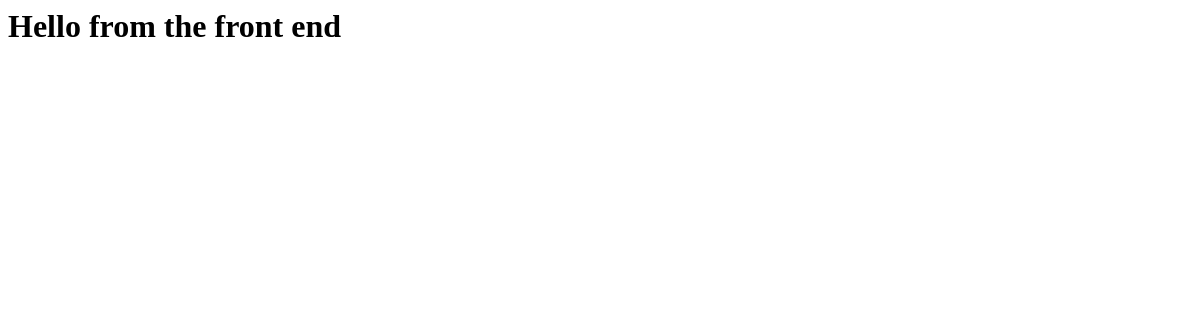
Before: / with the older database file.
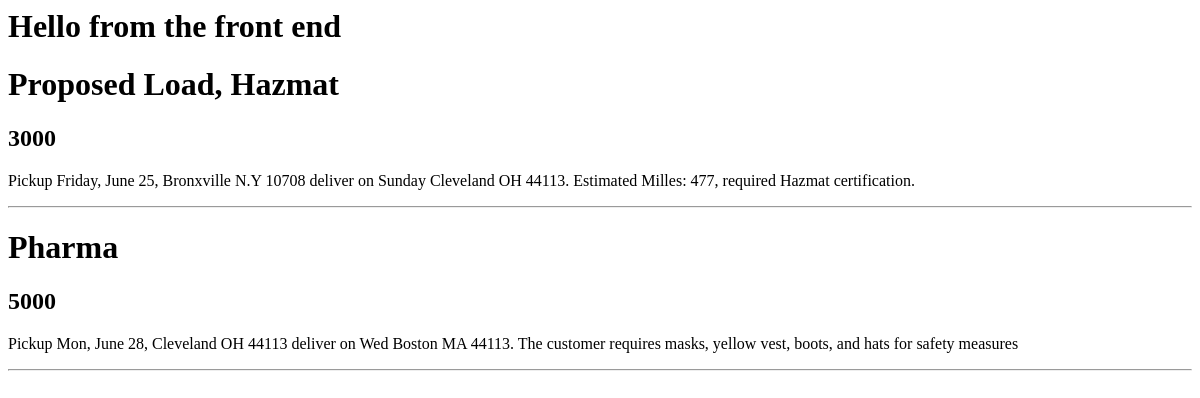
After: the same page with the newer database file.
### blog/models.py (models this page shows)
class Load(models.Model):
    price = models.IntegerField()
    title = models.CharField(max_length=50)
    desc = models.TextField()
    image = models.ImageField()
    created_at = models.DateTimeField(auto_now_add=True)
    update_at = models.DateTimeField(auto_now = True)
    def __str__(self):
        return self.title

### blog/views.py (the view)
# urls.py: path('', views.home, name='home'),
def home(request):
    list_loads = Load.objects.all()
    context={"list_loads": list_loads}
    return render(request, "index.html", context)

### blog/templates/index.html
<h1>Hello from the front end</h1>
{% for load in list_loads %}
<h1>{{load.title}}</h1>
<h2>{{load.price}}</h2>
<p>{{load.desc}}</p>
<hr>
{% endfor %}

Changed rows visible on the page:
added Load: title "Proposed Load, Hazmat", price "3000", desc "Pickup Friday, June 25, Bronxville N.Y 10708 deliver on Sunday Cleveland OH 44113. Estimated Milles: 477, required Hazmat certification."
added Load: title "Pharma", price "5000", desc "Pickup Mon, June 28, Cleveland OH 44113 deliver on Wed Boston MA 44113. The customer requires masks, yellow vest, boots, and hats for safety measures"
